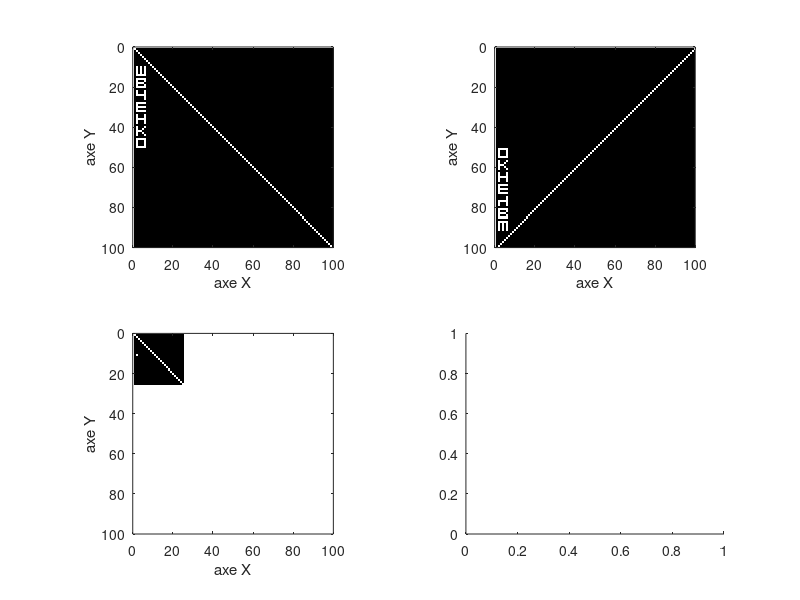

Here is the MATLAB script that generated this plot: (Note: this script raises an error after producing the figure.)
A = logical(eye(100,100));
chars=[1 0 1 0 1; 1 0 1 0 1; 1 0 1 0 1; 1 0 1 0 1; 1 1 1 1 1; 0 0 0 0 0; 1 1 1 1 1; 1 0 0 0 1; 1 1 1 1 0; 1 0 0 0 1; 1 1 1 1 1; 0 0 0 0 0; 1 0 0 0 1; 1 0 0 0 1; 1 1 1 1 1; 0 0 0 0 1; 0 0 0 0 1; 0 0 0 0 0; 1 1 1 1 1; 1 0 0 0 0; 1 1 1 1 1; 1 0 0 0 0; 1 1 1 1 1; 0 0 0 0 0; 1 0 0 0 1; 1 0 0 0 1; 1 1 1 1 1; 1 0 0 0 1; 1 0 0 0 1; 0 0 0 0 0; 1 0 0 0 1; 1 0 0 1 0; 1 1 1 0 0; 1 0 0 1 0; 1 0 0 0 1; 0 0 0 0 0; 1 1 1 1 1; 1 0 0 0 1; 1 0 0 0 1; 1 0 0 0 1; 1 1 1 1 1];
size(chars);
A(10:50, 2:6) = chars; 
%imshow(A);
subplot(2,2,1);imshow(A);
xlim([0 100]); ylim([0 100]); axis on; xlabel('axe X'); ylabel('axe Y');
subplot(2,2,2);imshow(A(end:-1:1, :));
xlim([0 100]); ylim([0 100]); axis on; xlabel('axe X'); ylabel('axe Y');
subplot(2,2,3);imshow(A(1:4:end,1:4:end));
xlim([0 100]); ylim([0 100]); axis on; xlabel('axe X'); ylabel('axe Y');
subplot(2,2,4);imshow(C(1:50, 1:50));
xlim([0 100]); ylim([0 100]); axis on; xlabel('axe X'); ylabel('axe Y');
  
  